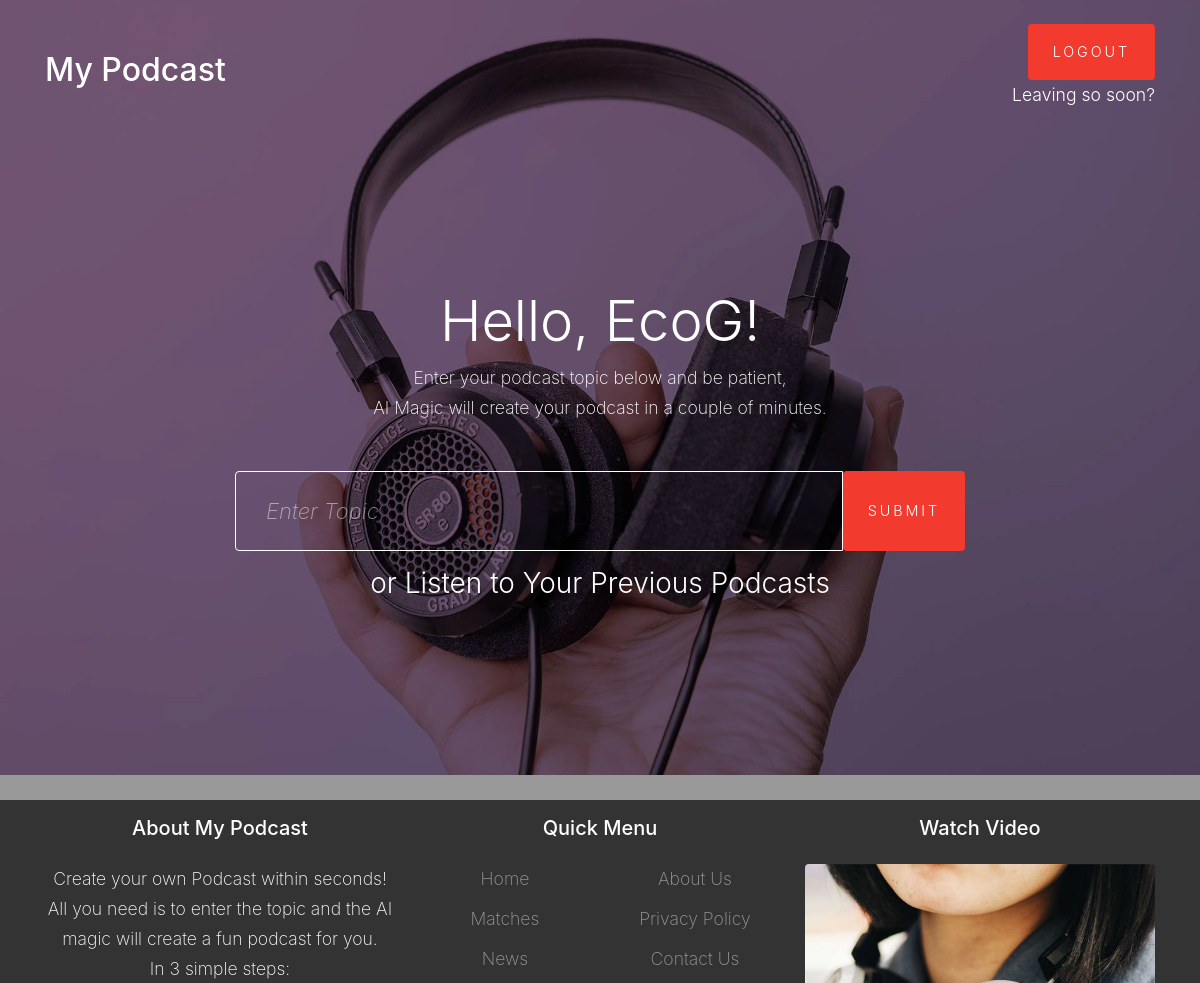
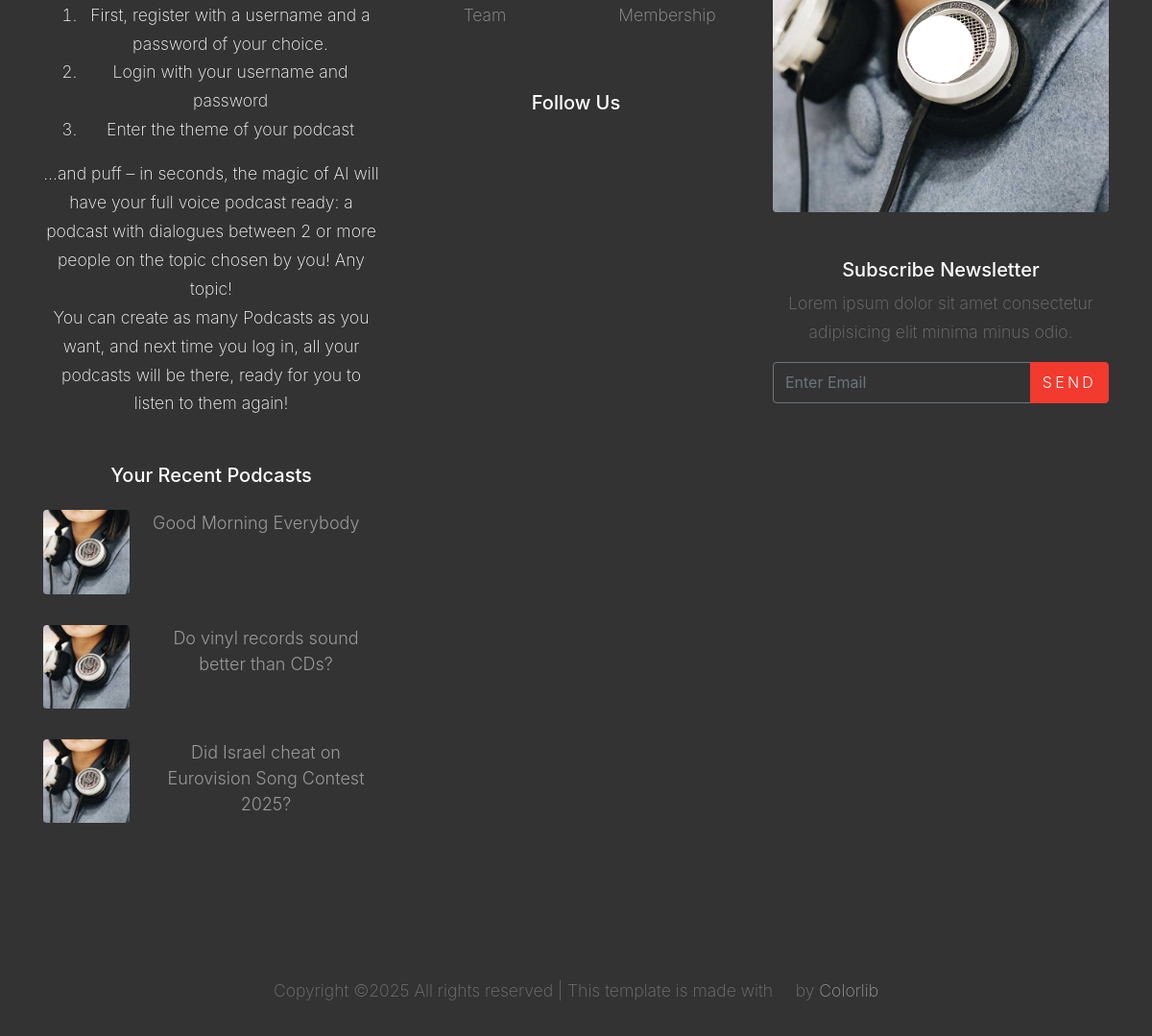
/welcome (signed in), run on the app's committed database (2 pictures, top to bottom).
### app.py (models this page shows)
class User(db.Model):
    __tablename__ = 'user'
    id = db.Column(db.Integer, primary_key=True)
    username = db.Column(db.String(40), unique=True, nullable=False)
    password = db.Column(db.String(40), nullable=False)
    created_at = db.Column(db.DateTime, default=func.now(),
                           nullable=False)  # Date stamp column
    updated_at = Column(db.DateTime, default=func.now(), onupdate=func.now(),
                        nullable=False)  # Auto-updating timestamp
    podcasts = relationship("Podcast", secondary=podcasts_per_user,
                         back_populates="users")

class Podcast(db.Model):
    __tablename__ = 'podcast'
    id = db.Column(db.Integer, primary_key=True)
    title = db.Column(db.String(80), unique=True, nullable=False)
    podcast_url = db.Column(db.String(200), nullable=False)
    created_at = db.Column(db.DateTime, default=func.now(),
                           nullable=False)  # Date stamp column
    updated_at = Column(db.DateTime, default=func.now(), onupdate=func.now(),
                        nullable=False)  # Auto-updating timestamp
    users = relationship("User", secondary=podcasts_per_user,
                         back_populates="podcasts")

### app.py (the view, shortened to what this page needs)
@app.route('/welcome', methods=['GET', 'POST'])
def welcome():
    user = User.query.filter_by(username=session['username']).first()
    user_id = user.id
    stmt = select(podcasts_per_user).where(
        podcasts_per_user.c.user_id == user_id)
    podcast_ids_for_user = []
    results = db.session.execute(stmt).fetchall()
    if results:
        podcast_ids_for_user = [row[1] for row in results]
    user_podcasts_list = []
    if request.method == 'GET':
        if podcast_ids_for_user:
            [user_podcasts_list.append(Podcast.query.filter_by(id=i).first()) for i in podcast_ids_for_user]
    return render_template('welcome.html',
                                   user_podcasts_list=user_podcasts_list)

### templates/welcome.html (shortened to what this page needs)
{% extends "base.html" %}
{% block content %}
<h2 class="text-white font-weight-light mb-2 display-4">Hello, {{session['username']}}!</h2>
<div class="mb-5 text-white">Enter your podcast topic below and be patient,<br>AI Magic will create your podcast in a couple of minutes.</div>
    <form method="post"  class="site-block-subscribe">
        <div class="input-group mb-3">
        <input type="text" id="topic" name="topic" maxlength="80" required
               class="form-control border-secondary text-white bg-transparent" placeholder="Enter Topic" aria-label="Enter Topic" aria-describedby="button-addon2">
        <button type="submit" class="btn btn-primary btn-sm py-3 px-4 small" id="button-addon2">Submit</button>
    </div>
</form>
  {% if user_podcasts_list %}
  <a href="{{ url_for('previous_podcasts') }}">
      <h3 class="text-white font-weight-light mb-2">or Listen to Your Previous Podcasts</h3></a>
        {% endif %} -->
{% endblock %}

### templates/base.html (shortened to what this page needs)
<!DOCTYPE html>
<html lang="en">
  <head>
    <link rel="stylesheet" href="static/fonts/icomoon/style.css">
    <link rel="stylesheet" href="static/css/bootstrap.min.css">
    <link rel="stylesheet" href="static/css/magnific-popup.css">
    <link rel="stylesheet" href="static/css/jquery-ui.css">
    <link rel="stylesheet" href="static/css/owl.carousel.min.css">
    <link rel="stylesheet" href="static/css/owl.theme.default.min.css">
    <link rel="stylesheet" href="https://cdn.jsdelivr.net/npm/mediaelement@4.2.7/build/mediaelementplayer.min.css">
    <link rel="stylesheet" href="static/css/aos.css">
    <link rel="stylesheet" href="static/css/style.css">
  </head>
  <body class="d-flex flex-column min-vh-100">
  <div class="site-wrap flex-fill">
    <header class="site-navbar py-4 absolute transparent" role="banner">
      <div class="container">
        <div class="row align-items-center">
          <div class="col-3" data-aos="fade-down">
            <h1><a href="#" class="text-white h2">My Podcast</a></h1>
          </div>
          <div class="col-3" data-aos="fade-down">
            <nav class="site-navigation position-relative text-right text-md-right" role="navigation">
               <div class="d-inline-block ml-md-0 mr-auto py-3"><a href="#" class="site-menu-toggle js-menu-toggle text-white"><span class="icon-menu h3"></span></a></div>
            </nav>
          </div>
            <div id=logout class="col-6 text-white font-weight-light mb-2 position-relative text-right text-md-right"><a href="{{ url_for('logout') }}" class="btn btn-primary btn-sm py-3 px-4 small" type="button">Logout</a><br>
            Leaving so soon?
           </div>
        </div>
      </div>
    </header>
    <div class="site-blocks-cover overlay" style="background-image: url(static/images/hero_bg_1.jpg);" data-aos="fade" data-stellar-background-ratio="0.5">
      <div class="container pt-5">
        <div class="row  align-items-center justify-content-center text-center">
          <div class="col-md-8" data-aos="fade-up" data-aos-delay="400">
        {% block content %}{% endblock %}
          </div>
        </div>
      </div>
    </div>
<footer class="site-footer text-center py-3 mt-auto">
      <div class="container">
        <div class="row">
          <div class="col-lg-4">
            <div class="mb-5 text-white">
              <h3 class="footer-heading mb-4">About My Podcast</h3>
                Create your own Podcast within seconds!<br>
                All you need is to enter the topic and the AI magic will create a fun podcast for you.<br>
                In 3 simple steps:
                <ol>
                  <li>First, register with a username and a password of your choice.</li>
                  <li>Login with your username and password</li>
                  <li>Enter the theme of your podcast</li>
              </ol>
                …and puff – in seconds, the magic of AI will have your full voice podcast ready: a podcast with dialogues between 2 or more people on the topic chosen by you! Any topic!<br>
                You can create as many Podcasts as you want, and next time you log in, all your podcasts will be there, ready for you to listen to them again!
            </div>
            <div class="mb-5">
              {% if user_podcasts_list %}
              <h3 class="footer-heading mb-4">Your Recent Podcasts</h3>
              <div class="block-25">
                    {% set n = user_podcasts_list|length %}
                      {% for i in range(n-1, n-4, -1) %}
                        {% set podcast = user_podcasts_list[i] %}
                <ul class="list-unstyled">
                  <li class="mb-3">
                      <a href="{{ url_for('podcast', audio_file=podcast.podcast_url) }}" class="d-flex">
                      <figure class="image mr-4">
                        <img src="static/images/img_1.jpg" alt="" class="img-fluid">
                      </figure>
                      <div class="text">
                        <h3 class="heading font-weight-light">{{ podcast.title}}</h3>
                      </div>
                    </a>
                  </li>
                </ul>
                {% endfor %}
              </div>
              {% endif %}
            </div>
          </div>
          <div class="col-lg-4 mb-5 mb-lg-0">
            <div class="row mb-5">
              <div class="col-md-12">
                <h3 class="footer-heading mb-4">Quick Menu</h3>
              </div>
              <div class="col-md-6 col-lg-6">
                <ul class="list-unstyled">
                  <li><a href="#">Home</a></li>
                  <li><a href="#">Matches</a></li>
                  <li><a href="#">News</a></li>
                  <li><a href="#">Team</a></li>
                </ul>
              </div>
              <div class="col-md-6 col-lg-6">
                <ul class="list-unstyled">
                  <li><a href="#">About Us</a></li>
                  <li><a href="#">Privacy Policy</a></li>
                  <li><a href="#">Contact Us</a></li>
                  <li><a href="#">Membership</a></li>
                </ul>
              </div>
            </div>
            <div class="row">
              <div class="col-md-12">
                <h3 class="footer-heading mb-4">Follow Us</h3>
                <div>
                  <a href="#" class="pl-0 pr-3"><span class="icon-facebook"></span></a>
                  <a href="#" class="pl-3 pr-3"><span class="icon-twitter"></span></a>
                  <a href="#" class="pl-3 pr-3"><span class="icon-instagram"></span></a>
                  <a href="#" class="pl-3 pr-3"><span class="icon-linkedin"></span></a>
                </div>
              </div>
            </div>
          </div>
          <div class="col-lg-4 mb-5 mb-lg-0">
            <div class="mb-5">
              <h3 class="footer-heading mb-4">Watch Video</h3>
              <div class="block-16">
                <figure>
                  <a href="https://vimeo.com/channels/staffpicks/93951774" class="play-button popup-vimeo"><span class="icon-play"></span></a>
                </figure>
              </div>
            </div>
            <div class="mb-5">
              <h3 class="footer-heading mb-2">Subscribe Newsletter</h3>
              <p>Lorem ipsum dolor sit amet consectetur adipisicing elit minima minus odio.</p>
              <form action="#" method="post">
                <div class="input-group mb-3">
                  <input type="text" class="form-control border-secondary text-white bg-transparent" placeholder="Enter Email" aria-label="Enter Email" aria-describedby="button-addon2">
                  <div class="input-group-append">
                    <button class="btn btn-primary" type="button" id="button-addon2">Send</button>
                  </div>
                </div>
              </form>
            </div>
          </div>
        </div>
        <div class="row pt-5 mt-5 text-center">
          <div class="col-md-12">
            <p>
            Copyright &copy; All rights reserved | This template is made with <i class="icon-heart-o" aria-hidden="true"></i> by <a href="https://colorlib.com" target="_blank" >Colorlib</a>
            </p>
          </div>
        </div>
      </div>
    </footer>
  </div>
  </body>
</html>

### static/css/style.css (style rules this page uses)
body { line-height: 1.7; color: #4d4d4d; font-weight: 200; font-size: 1.1rem; }
a { -webkit-transition: .3s all ease; -o-transition: .3s all ease; transition: .3s all ease; }
.site-wrap:before { -webkit-transition: .3s all ease-in-out; -o-transition: .3s all ease-in-out; transition: .3s all ease-in-out; background: rgba(0, 0, 0, 0.6); content: ""; position: absolute; z-index: 2000; top: 0; left: 0; right: 0; bottom: 0; opacity: 0; visibility: hidden; }
.btn { text-transform: uppercase; position: relative; -webkit-transition: 0.2s all ease-in-out !important; -o-transition: 0.2s all ease-in-out !important; transition: 0.2s all ease-in-out !important; top: 0; letter-spacing: .05em; }
.btn.btn-sm { font-size: 0.9rem; }
.btn.btn-primary { font-weight: 300; letter-spacing: .2em; }
.form-control { height: 43px; }
.site-footer { padding: 4em 0; background: #333333; }
.site-footer p { color: #737373; }
.site-footer h2, .site-footer h3, .site-footer h4, .site-footer h5 { color: #fff; }
.site-footer a { color: #999999; }
.site-footer ul li { margin-bottom: 10px; }
.site-footer .footer-heading { font-size: 20px; color: #fff; }
.site-navbar { margin-bottom: 0px; z-index: 1999; position: relative; }
.site-navbar.transparent { background: transparent; }
.site-navbar.absolute { position: absolute; top: 0; left: 0; width: 100%; }
.site-blocks-cover { background-size: cover; background-repeat: no-repeat; background-position: top; background-position: center center; }
.site-blocks-cover.overlay { position: relative; }
.site-blocks-cover.overlay:before { position: absolute; content: ""; left: 0; bottom: 0; right: 0; top: 0; background: rgba(0, 0, 0, 0.4); }
.site-blocks-cover, .site-blocks-cover .row { min-height: 600px; height: calc(100vh); }
.site-blocks-cover h2, .site-blocks-cover h3, .site-blocks-cover h4, .site-blocks-cover h5 { color: #fff; }
.site-block-subscribe .btn { padding-left: 20px; padding-right: 20px; }
.site-block-subscribe .form-control { font-weight: 300; border-color: #fff !important; height: 80px; font-size: 22px; color: #fff; padding-left: 30px; padding-right: 30px; }
.block-16 figure { position: relative; }
.block-16 figure .play-button { position: absolute; top: 50%; left: 50%; -webkit-transform: translate(-50%, -50%); -ms-transform: translate(-50%, -50%); transform: translate(-50%, -50%); font-size: 20px; width: 70px; height: 70px; background: #fff; display: block; border-radius: 50%; opacity: 1; color: #f23a2e !important; }
.block-16 figure .play-button > span { position: absolute; left: 55%; top: 50%; -webkit-transform: translate(-60%, -50%); -ms-transform: translate(-60%, -50%); transform: translate(-60%, -50%); }
.block-25 ul, .block-25 ul li { padding: 0; margin: 0; }
.block-25 ul li a .image { -webkit-box-flex: 0; -ms-flex: 0 0 90px; flex: 0 0 90px; }
.block-25 ul li a .image img { border-radius: 4px; max-width: 100%; opacity: 1; -webkit-transition: .3s all ease-in-out; -o-transition: .3s all ease-in-out; transition: .3s all ease-in-out; }
.block-25 ul li a .text .heading { font-size: 18px; line-height: 1.5; margin: 0; padding: 0; -webkit-transition: .3s all ease; -o-transition: .3s all ease; transition: .3s all ease; color: #999999; }

### data on the page
User: username "EcoG"
Podcast: title "Good Morning Everybody"
Podcast: title "Do vinyl records sound better than CDs?"
Podcast: title "Did Israel cheat on Eurovision Song Contest 2025?"
